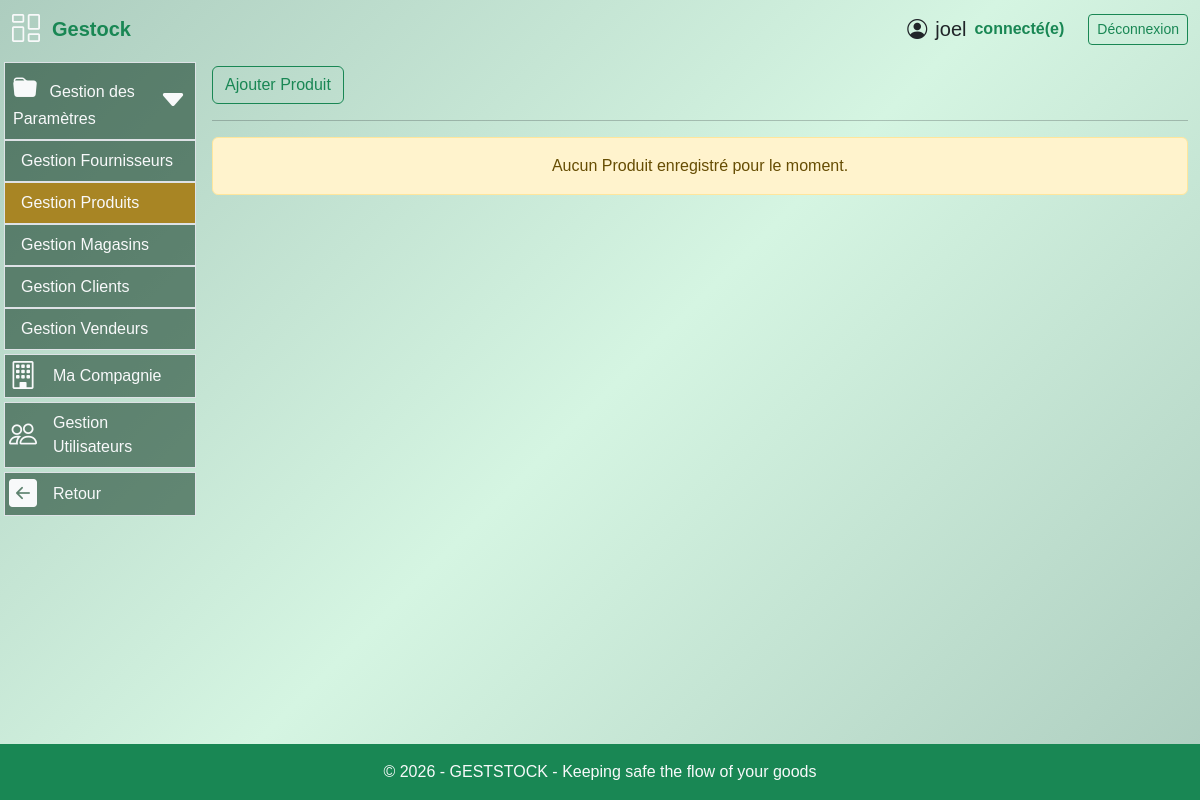
Page /gestion_materiel/produit (signed in) on the earlier database version.
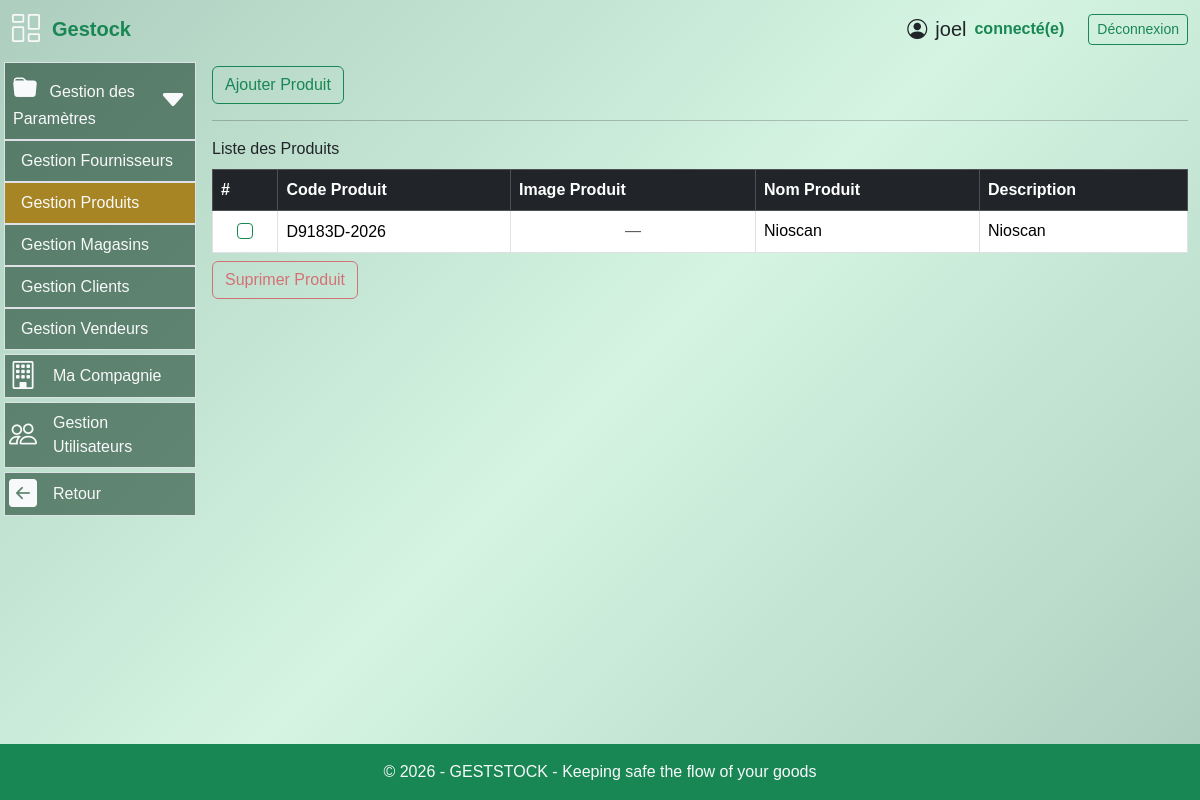
Same page on the later database version.
### models.py (models this page shows, shortened)
class Produit(db.Model):
    id = db.Column(db.Integer, primary_key=True)
    nom_produit = db.Column(db.String(128), nullable=False, index=True)
    code_produit = db.Column(db.String(256), nullable=False, unique=True)
    description = db.Column(db.String(256), nullable=False)
    image = db.Column(db.String(255), nullable=True)
    stocks = db.relationship("Stock", backref="produit", lazy=True)
    lignes_bon = db.relationship(
        "LigneBonCommande",
        back_populates="produit",
        cascade="all, delete-orphan"
    )
    lignes_achat = db.relationship(
    "LigneAchat",
    back_populates="produit",
    cascade="all, delete-orphan"
)

### routes.py (the view, shortened to what this page needs)
@app.route('/gestion_materiel/produit', methods=['GET', 'POST'])
@login_required
def produit():
    form = ProduitForm(csrf_enabled=False)
    produits = Produit.query.order_by(Produit.nom_produit).all()
    return render_template('produit.html', form=form, produits=produits)

### forms.py
class ProduitForm(FlaskForm):
    image = FileField(
            "Image du produit",
            validators=[
                FileAllowed(
                    ['jpg', 'jpeg', 'png', 'webp'],
                    'Images uniquement (jpg, jpeg, png, webp)'
                )
            ]
        )
    description = TextAreaField(
            "Description",
            validators=[DataRequired()]
        )
    nom_produit = StringField('Nom produit', validators=[DataRequired()])
    stock = IntegerField(
        "Stock initial",
        default=0,
        validators=[
            NumberRange(min=0)
        ]
    )
    submit = SubmitField('Enregistrer')

### routes.py (called while the page is built)
@app.after_request
def disable_cache(response):
    response.headers["Cache-Control"] = "no-store, no-cache, must-revalidate, private"
    response.headers["Pragma"] = "no-cache"
    response.headers["Expires"] = "0"
    return response

@login_manager.user_loader
def load_user(user_id):
    return User.query.get(int(user_id))

@app.context_processor
def utility_processor():
    def is_active(prefix):
        return request.endpoint and prefix in request.endpoint
    return dict(is_active=is_active)

### templates/produit.html (shortened to what this page needs)
{% extends "base.html" %}
{% block content %}
<div class="py-2">
    <div class="row">
        <div class="col">
            <a class="btn btn-outline-success" data-bs-toggle="modal"
            data-bs-target="#addproduitmodal">Ajouter Produit</a>
        </div>
    </div>
  <hr>
  {% if produits %}
        <form action="{{ url_for('delete_produits') }}" method="post">
      <div class="table-responsive" style="max-height: 330px; overflow-y: auto;">
        <caption class="fs-3 fw-semibold">
          Liste des Produits
      </caption>
            <table class="table w-100 caption-top table-bordered px-1 align-middle
                  table-responsive my-2">
          <thead class="table-dark sticky-top">
            <tr>
              <th scope="col">#</th>
              <th scope="col">Code Produit</th>
              <th scope="col">Image Produit</th>
              <th scope="col">Nom Produit</th>
              <th scope="col">Description</th>
            </tr>
          </thead>
          <tbody>
            {% for produit in produits %}
            <tr class="produit-row"
                data-id="{{ produit.id }}"
                data-nom="{{ produit.nom_produit }}"
                data-description="{{ produit.description }}"
                data-stock="{{ produit.stock }}"
                style="cursor:pointer">
              <td class="text-center align-middle">
                <input class="form-check-input border-success produit-checkbox"
                name="produit_ids"
                type="checkbox" value="{{produit.id}}">
              </td>
              <td>
                <span class="align-middle">{{produit.code_produit}}</span>
              </td>
              <td class="text-center">
                {% if produit.image %}
                <img src="{{ produit.image }}"
                    style="max-height: 100px; object-fit: contain;"
                    class="img-fluid rounded border">
              {% else %}
                <span class="text-muted">—</span>
              {% endif %}
            </td>
              <td class="align-middle">
                <span>{{produit.nom_produit}}</span>
              </td>
              <td class="align-start">
                <span>{{produit.description}}</span>
              </td>
            </tr>
            {% endfor %}
          </tbody>
        </table>
      </div>
      <button type="submit" class="btn btn-outline-danger"
        onclick="return confirm('Voulez-vous supprimer ce ou ces produits ?')">Suprimer Produit
      </button>
      </form>
  </div>
  {% else %}
  <div class="alert alert-warning text-center">
          Aucun Produit enregistré pour le moment.
      </div>
  {% endif %}
</div>
{% endblock %}

Differences in the rows shown:
added Produit: code_produit "D9183D-2026", nom_produit "Nioscan", description "Nioscan"
Other differences:
text no longer shown: "Aucun Produit enregistré pour le moment."
text now shown: "Liste des Produits # Code Produit Image Produit Nom Produit Description Suprimer Produit"
